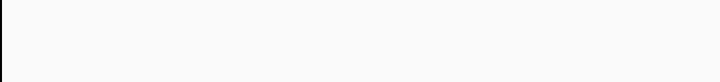
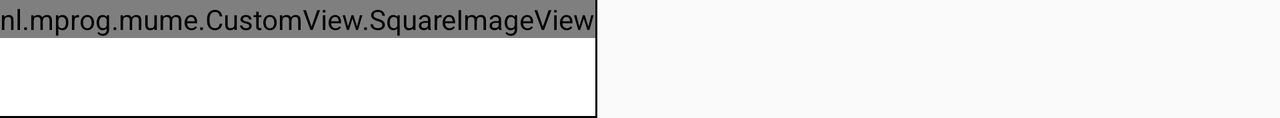

One screen, two layout resources from the same app: the default and the repository's alternative for another configuration. Each is rendered where Android would select it; the XML of both is given below.
<!-- AndroidManifest.xml: application theme AppTheme -->
<!-- res/layout/gridview_layout.xml -->
<?xml version="1.0" encoding="utf-8"?>
<LinearLayout xmlns:android="http://schemas.android.com/apk/res/android"
    android:id="@+id/relativelayout"
    android:orientation="vertical"
    android:layout_width="wrap_content"
    android:layout_height="wrap_content"
    android:background="#000000"
    android:paddingLeft="1dp"
    android:paddingTop="1dp"
    android:paddingBottom="1dp">

    <ImageView
        android:id="@+id/imageview"
        android:layout_width="wrap_content"
        android:layout_height="wrap_content" />

    <TextView
        android:id="@+id/textview"
        android:layout_width="match_parent"
        android:layout_height="wrap_content"
        android:paddingTop="10dp"
        android:paddingBottom="10dp"
        android:paddingLeft="5dp"
        android:textColor="#000000"
        android:background="#ffffff"/>

</LinearLayout>
<!-- resources referenced by this layout -->
<resources>
  <style name="AppTheme" parent="Theme.AppCompat.Light.DarkActionBar">
          
          <item name="colorPrimary">#262626</item>
          <item name="colorPrimaryDark">#0d0d0d</item>
          <item name="colorAccent">#996600</item>
      </style>
</resources>
<!-- res/layout-land/gridview_layout.xml (the repository's variant of the layout above) -->
<!-- drawn on the phone turned sideways -->
<?xml version="1.0" encoding="utf-8"?>
<LinearLayout xmlns:android="http://schemas.android.com/apk/res/android"
    android:id="@+id/top_linearlayout"
    android:orientation="vertical"
    android:layout_width="wrap_content"
    android:layout_height="wrap_content"
    android:background="#000000"
    android:paddingRight="1dp"
    android:paddingBottom="1dp">

    <nl.mprog.mume.CustomView.SquareImageView
        android:id="@+id/thumbnail_imageview"
        android:layout_width="wrap_content"
        android:layout_height="wrap_content"
        android:src="@mipmap/image_viewfiller"/>

    <TextView
        android:id="@+id/thumbnailtitle_textview"
        android:layout_width="match_parent"
        android:layout_height="wrap_content"
        android:paddingTop="10dp"
        android:paddingBottom="10dp"
        android:paddingLeft="5dp"
        android:paddingRight="5dp"
        android:textColor="#000000"
        android:singleLine="true"
        android:background="#ffffff"/>

</LinearLayout>
<!-- resources referenced by the variant -->
<!-- as the phone turned sideways resolves them -->
<resources>
  <!-- mipmap image_viewfiller: jpg bitmap (mipmap-hdpi, 11550 bytes) -->
  <style name="AppTheme" parent="Theme.AppCompat.Light.DarkActionBar">
          
          <item name="colorPrimary">#262626</item>
          <item name="colorPrimaryDark">#0d0d0d</item>
          <item name="colorAccent">#996600</item>
      </style>
</resources>
